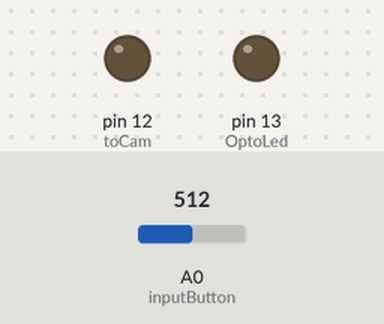
Bench run of a sketch on a simulated Arduino Uno, built with avr-gcc and run on an emulated ATmega328P. On the bench: output pins drawn as LEDs (lit = HIGH). Dashed ring = blinking. The inputs (shaded band) are chosen by the test bench; at power-on: A0 (inputButton) = 512.

Above: at 1.2 s.
1.3 s: A0 (inputButton) set to 414
3.0 s: A0 (inputButton) set to 381
At 3.66 s:
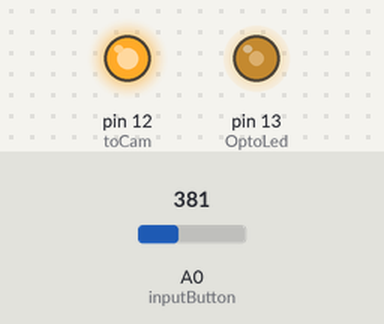
6.0 s: A0 (inputButton) set to 410
At 6.64 s:
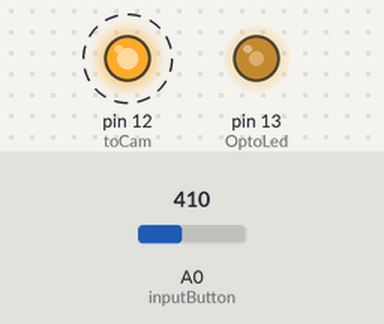
9.0 s: A0 (inputButton) set to 390
At 11.8 s:
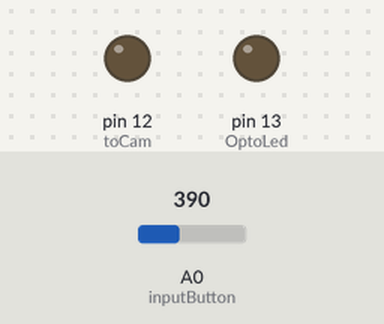
Timing chart, 0 to 13.0 s (numbered marks = the images above; inputs shaded):
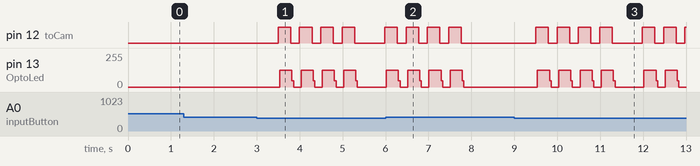

The sketch:

blinking_led_for_synchro_direct_port.ino
```cpp
// Variables will change:
  int buttonState;	//will store the state of the button, pressed or not

// constants won't change:
  int inputButton = A0;	//The number of the pin to read the input from the button
  int toCam = 12;		//pin to send the signal to the cameras
  int OptoLed = 13;		//pin to power the led in front of the optogait
  int OnOffNum=4;		//number of sequence of blinking/off
  int numBlink=9000;		//number of time the led will blink
  int pause=200;  //pause delay in milliseconds
  int blinkFrequency=30000;  //the frequency of blinking in Hertz
  int delay_blink=(1000000/blinkFrequency)/2; //convert the frequency in microseconds

void setup() {
  // set the digital pin as output:
  pinMode(inputButton,INPUT);	//Set the pin as input
  pinMode(toCam,OUTPUT);		//Set the pin as output
  pinMode(OptoLed,OUTPUT);		//Set the pin as output
}

void loop() {
  // here is where you'd put code that needs to be running all the time.
  buttonState=analogRead(inputButton);  //read the input pin
  if (buttonState<400){ //a digital read could have been used but the input tension doesn't clearly goes from 0 to 5V, hence an analog read allow more freedom
    delay(500); //wait half a second before executing the synchronisation sequence, to make sure both acquisition have started
  	for (int i = 0; i < OnOffNum; i++) {
      for (int j = 0; j < numBlink; j++) {
        PORTB = B00110000;  //The high/low state are driven directly by their port. It is faster than the write function and permits to switch the state of multiple outputs at the same time.
        delayMicroseconds(delay_blink);	// the time is in microseconds,
        PORTB = B00010000;
  		  delayMicroseconds(delay_blink);	//
      }
      PORTB = B00000000;
      delay(pause);
    }
  }
}
```

Measured:
- the behaviour switches between 400 and 399 on A0 (inputButton) (found by bisection; images 0 and 1)
- after the input at 1.3 s, every drawn part: stays the same
- after the input at 3.0 s, pin 12 (toCam): goes 3 × (HIGH 0.30 s, LOW 0.20 s), HIGH 0.30 s, LOW 0.70 s, then HIGH, starting after 0.50 s; pin 13 (OptoLed): 0/255 → 125/255 after 0.54 s, then repeats every 0.50 s: 48/255 0.04 s, 0/255 0.18 s, 125/255 0.28 s
- after the input at 6.0 s, pin 12 (toCam): goes on until 7.8 s, then stays LOW; pin 13 (OptoLed): goes on until 7.8 s, then stays 0/255
- after the input at 9.0 s, pin 12 (toCam): LOW → HIGH after 0.50 s, → LOW 0.30 s later, → HIGH 0.20 s later, → LOW 0.30 s later, … (13 changes in this stretch)
